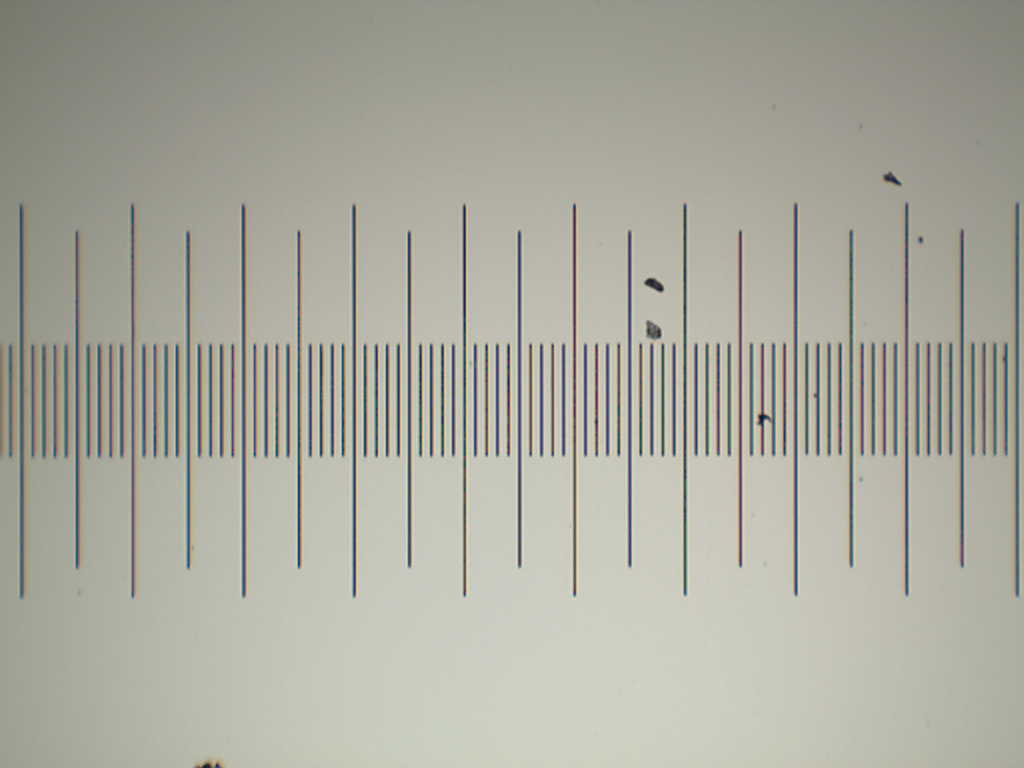
#> input picture data/c728.tif, 1024 x 768 px
$ jupyter execute newtonovy_krouzky.ipynb   (shell and % lines are left out)
#> lines starting #> are read from the running program, lines starting #| are printed output that depends on the picture
# Určení křivosti čočky z obrazu Newtonových kroužků pomocí pythonu
## (Inspirováno úlohou Fyzikální praktika MFF-UK)

## Poznámky k provedení měření
- Je žádoucí dosáhnout rovnoměrného osvětlení zorného pole.
- Obrazy vytvořené mikroskopem je třeba uložit ve formátu, který je možné nahrát do pythonu.
- Pro použitou metodu zpracování je nutné připravit obrazy horizontálně i vertikálně umístěného měřítka.
- Střed kroužků je možné umístit k okraji obrazu - lze tak zaznamenat křivost čočky pro větší vzdálenosti od středu.

## Zpracování dat
Uvedený postup je třeba chápat jako příklad možného zpracování dat. Jednotlivé kroky může být nutné přizpůsobit individuálnímu provedení experimentu.

### Načtení obrazů
K načtení využijeme knihovnu `matplotlib`, která je de-facto standard pro vytváření grafů v pythonu.

[cell 1]
from matplotlib.image import imread
import matplotlib.pylab as pl
pl.rcParams['figure.figsize'] = [15, 5]  # toto je pouze kosmeticka zalezitost

[cell 2]
def nacti_data(jmeno_souboru):
    obraz = imread(jmeno_souboru)[...,0].astype(float)
    return obraz

Funkce `nacti_data()` načte obrázek ve formátu RGB a vrátí kanál R (`[...,0]`) konvertovaný na desetinná čísla (ponechání dat ve formě celých čísel by mohlo vést k výpočetním chybám). Vzhledem k barvě použitého monochromatického světla se kanál R jeví jako optimální volba. Je však možno vybrat i jiné kanály. Případně lze obraz konvertovat do prostoru HSV a použít kanál V:
```
from matplotlib.colors import rgb_to_hsv
obraz = rgb_to_hsv(imread(jmeno_souboru)/255)[...,2]
```

Načtený obraz lze zobrazit pomocí:
```
pl.imshow(obraz)
pl.colorbar()
```
případně
```
pl.pcolormesh(obraz)
pl.colorbar()
```

### Vyhodnocení měřítka
(Předpokládáme rovnoměrné osvětlení obrazu. Pokud obraz není rovnoměrně osvětlen, může být nutné provést korekci, viz příloha A.)

Pro přesné vyhodnocení je nutné nakalibrovat prostorové osy obrazu z mikroskopu pomocí definovaného měřítka (tedy přechod od pixelů k mikrometrům). Použitý postup využívá celý obraz, tedy ne pouze vybraný řez; je tedy nutné kalibrovat jak horizontální tak vertikální osu.

Postup kalibrace spočívá v nalezení píků odpovídajících čarám měřítka. Toto lze provést ručně (viz příloha B), nebo s poněkud menší přesností využít knihovní funkci, např. `scipy.signal.find_peaks_cwt`.

> Pokud lze využít knihovní funkci, využijte ji! Toto rozhodnutí někdy není jednoduché, protože a) nevíte, jaké knihovní funkce jsou dostupné a b) dostupné knihovní funkce nemusí fungovat přesně podle Vašich představ. Nicméně úspora času bývá značná.
> https://pypi.org/project/pypeaks/
> https://pypi.org/project/peakpicker/
> https://pypi.org/project/peak-finder/

Výstupem je pak kalibrační polynom převádějící pozici obrazu v pixelech na pozici v jednotkách měřítka.

[cell 3]
from scipy.signal import find_peaks_cwt
import numpy as np
from numpy.polynomial import Polynomial as poly

def meritko(data, radky, jednotka):
    """
    data: obraz meritka
    radky: pole indexu radku, kde provest kalibraci (pokud meritko neni na vsech radcich obrazu)
    jednotka: vzdalenost car meritka
    """

    MM = []
    for radek in radky:
        # find_peaks_cwt hleda maxima, zatimco cary v obraze jsou
        # minima; [2] reprezentuje ocekavanou sirku piku
        M = find_peaks_cwt(-data[radek], [2])
        MM.append(M)

    #Diky pritomnosti necistot mohou byt nalezeny falesne piky.
    # Radky, kde se to stane, budou vyrazeny. Spravny pocet piku urcime podle nejcastejsi hodnoty.
    NN = [len(it) for it in MM]
    #Nejcastejsi delka
    N = np.bincount(NN).argmax()
    MM = [it for it in MM if len(it)==N]

    #konverze na numpy.ndarray
    MM = np.asarray(MM)

    #pozice car v jednotkach meritka
    xj = np.arange(N)*jednotka

    #a muzeme nafitovat kalibracni polynom
    # np.tile zopakuje osu xj pro kazdy radek z MM
    # cislo 3 dava stupen kalibracniho polynomu
    #  vic nez stupen 3 nema moc smysl, alespon na testovaci data
    P = poly.fit(MM.flat, np.tile(xj, len(MM)), 3)
    # volani P(pozice_px) vrati pozice v jednotkach

    return P

Také je vhodné definovat globální veličiny:

[cell 4]
dilek = 20 # um, vzdalenost car meritka
vlnova_delka = 0.589 # um (pozor, ve stejnych jednotkach jako meritko)

[cell 5]
# download data example files from github repository

Ukázka nalezení píků v obraze měřítka:

[cell 6]
meritkoH = nacti_data("data/c728.tif")
pl.subplot(121)
pl.imshow(meritkoH)
pl.colorbar()
radek = 400
M = find_peaks_cwt(-meritkoH[radek], [2])
#> M = 92 values from 10 to 1017
pl.plot(M, [400]*len(M), "rx")
pl.subplot(122)
pl.imshow(meritkoH, aspect="auto")
pl.colorbar()
radek = 400
M = find_peaks_cwt(-meritkoH[radek], [2])
pl.plot(M, [400]*len(M), "rx")
pl.xlim(400, 450)
pl.ylim(300, 500)

A vlastní vytvoření kalibračních polynomů:
> Jména souborů, vyběr řádků a jednotku je třeba přizpůsobit.
> Výběr řádků lze automatizovat, ale v případně jednoho měření je ruční výběr rychlejší.
> Výběry řádků lze kombinovat, např. `list(range(340, 360))+list(range(380, 450))` nebo uvést výčtem `[385, 390, 415]`.

[cell 7]
meritkoH = nacti_data("data/c728.tif")
PH = meritko(meritkoH, range(350, 450), dilek)
#> after the loop in meritko, `for radek in radky:`: MM = 100 items
#> in meritko, `NN = [len(it) for it in MM]`: NN = 100 values, max 94 at index 87, min 92 at index 0, mean 92.2
#> in meritko, `N = np.bincount(NN).argmax()`: N = 92
#> in meritko, `MM = [it for it in MM if len(it)==N]`: MM = 82 items

meritkoV = nacti_data("data/c731.tif")
#> call 3 of nacti_data, with jmeno_souboru = 'data/c731.tif'
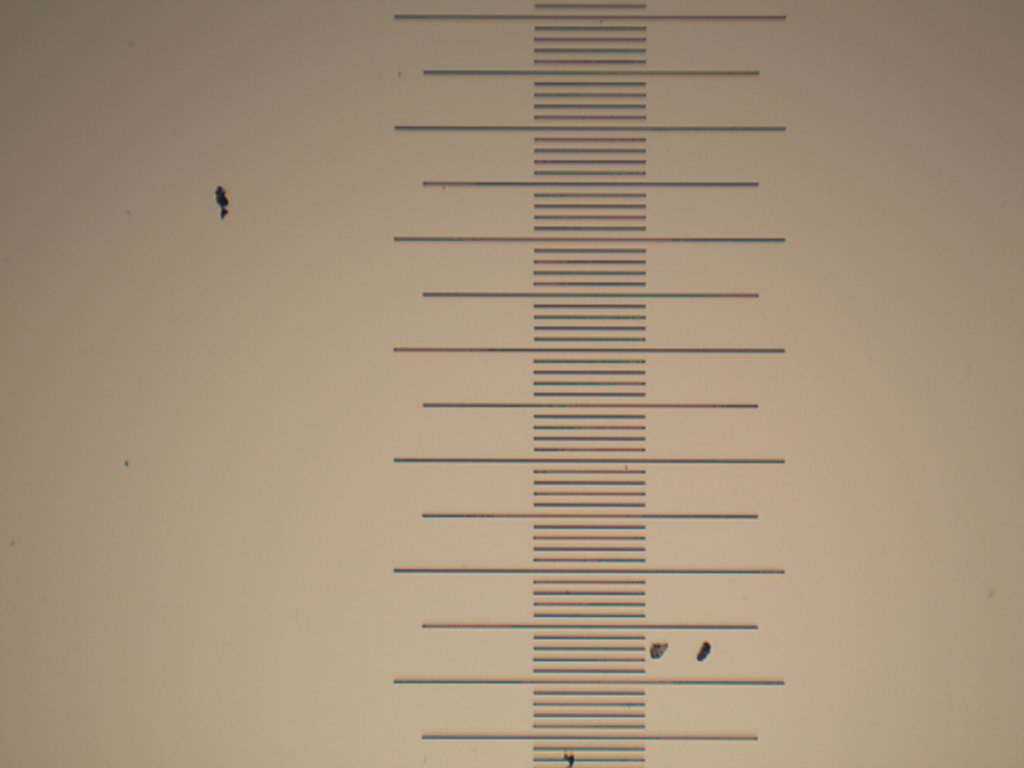
#> input picture data/c731.tif, 1024 x 768 px
# funkce meritko funguje na radcich, obraz je tedy treba transponovat
PV = meritko(meritkoV.T, range(540, 640), dilek)

Za předpokladu, že všechny obrazy jsou stejně velké, lze rovnou vytvořit prostorové osy v jednotkách měřítka:
> Pozor, tato kalibrace předpokládá, že obraz je deformovaný rovnoměrně (tedy PH platí pro všechny řádky a PV pro všechny sloupce). Tento předpoklad nemusí být nutně splněn, zejména na krajích obrazu. V principu lze zobrazit místo lineárního měřítka měřítko mřížkové a definovat transformaci (jx, jy) = tr(px, py).

[cell 8]
xj = PH(np.arange(meritkoV.shape[1]))
#> xj = 1024 values from -18.58 to 1829.6
yj = PV(np.arange(meritkoV.shape[0]))
#> yj = 768 values from -30.93 to 1353.4

Pro další zpracování předpokládáme dokonalou rotační symetrii.

Pro rotační středování je nutné nalézt střed symetrie. To size lze zcela automatizovat, ale jednodušší a rychlejší je střed naléz (alespoň nahrubo) ručně.

[cell 9]
data = nacti_data("data/c734.tif")
#> call 4 of nacti_data, with jmeno_souboru = 'data/c734.tif'
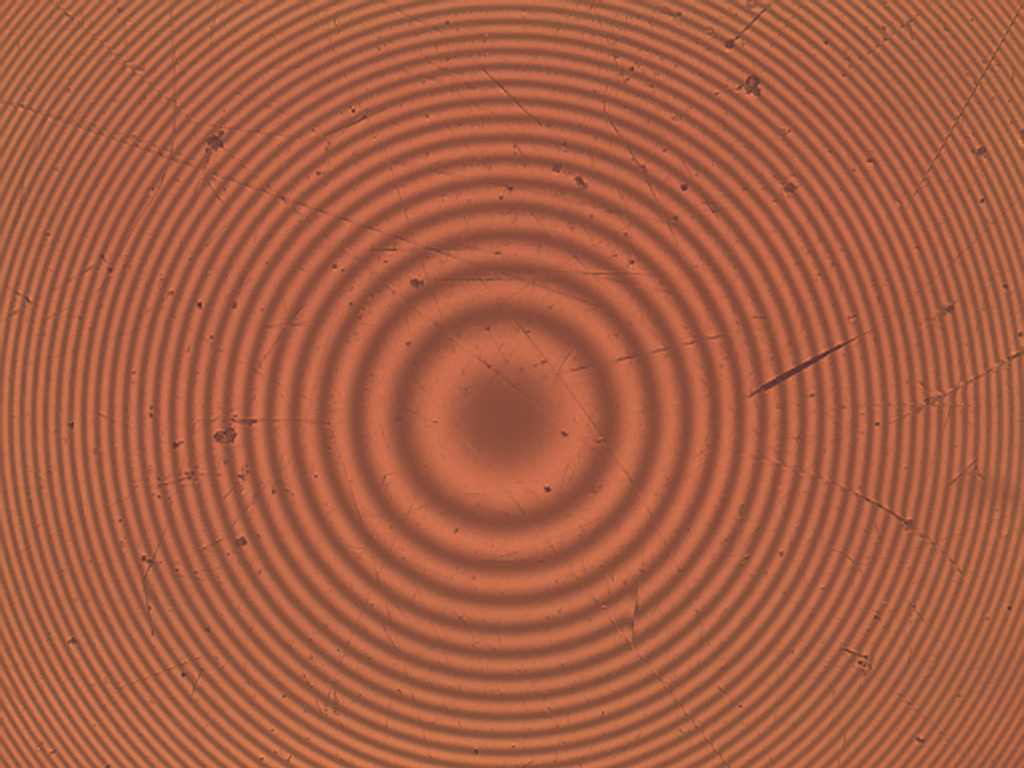
#> input picture data/c734.tif, 1024 x 768 px

pl.pcolormesh(data)
pl.colorbar()

stredH, stredV = 505, 404

K nalezení přesnější pozice středu symetrie využijeme faktu, že obraz by se neměl měnit, pokud ho zrcadlíme podle středu symetrie. Samotné hledání je implementováno s pevným krokem s omezenou přesností. Bylo by možné fitovat, ale v tomto případě se to zdá být zbytečné, neboť dosažená přesnost je dostatečná a výpočetní čas snesitelný.

[cell 10]
def hledej_stred(osa_j, data, stred, P=25):
    """
    osa_j: osa v jednotkach meritka
    stred: priblizna poloha stredu v pixelech
    P: rozsah hledani v pixelech (skutecny stred by mel byt
        v intervalu stred-P, stred+P)
    """
    # kandidati na pozici skutecneho stredu s rozlisenim 0.1pixelu
    t = np.r_[osa_j[stred-P]:osa_j[stred+P]:1j*(P*20+1)]

    # Budeme zrcadlit podle kandidatu na stred a vyhodnocovat prekryv
    # s puvodnim obrazem. Ovsem je nutne zrcadleny obraz interpolovat
    # na puvodni osu.
    def interp2(x, xp, fp):
        # linearni interpolace fp z xp na x
        #hledame x mezi xp a linearni interpolace
        # pro x[k] mezi xp[j] a xp[j+1]
        # fi = fp[j] + (fp[j+1]-fp[j]) * (x[k]-xp[j])/(xp[j+1]-xp[j])
        # fi = fp[j] + np.diff(fp)[j] * (x[k]-xp[j])/np.diff(xp)[j]

        j = np.searchsorted(xp, x)-1
        return fp[:,j] + np.diff(fp)[:,j]*((x-xp[j])/np.diff(xp)[j])

    #Pole pro ulozeni hodnoceni prekryvu
    Res = np.empty_like(t)

    #lehka optimalizace
    data2 = data[:,::-1]

    # testovat mozne stredy
    for j, T in enumerate(t):
        #zrcadleni provedeme pomoci otoceni osy
        osa_jrev = (2*T-osa_j)[::-1]
        #pri zrcadleni neni prekryv pres cely obraz, pokud stred neni
        # uprostred obrazu
        mn, mx = osa_j.searchsorted(osa_jrev[[0,-1]])
        data_rev = interp2(osa_j[mn:mx], osa_jrev, data2)
        #volba normy (abs, **2) je otazka vkusu, resp. by mela
        # probehnout pomoci porovnani na testovaci sade dat
        res = np.abs(data_rev-data[:,mn:mx])
        #z miry shody lze vyradit ustrelene body zpusobene necistotami
        Res[j] = res[res<res.std()].mean()

    #pokud se chcete podivat na hodnoceni kandidatu
    pl.plot(t, Res)

    #lze fitovat a hledat minimum hladke funkce
    #nebo proste vzit minimum (coz muze byt nachylne na lokalni extremy)
    osaj_stred = t[np.asarray(Res).argmin()]

    return osaj_stred #v jednotkach meritka

[cell 11]
#pozice stredu v jednotkach meritka
xj_stred = hledej_stred(xj, data, stredH)
#> in hledej_stred, `t = np.r_[osa_j[stred-P]:osa_j[stred+P]:1j*(P*20+1)]`: t = 501 values from 848.5 to 939.1
#> the loop in hledej_stred, `for j, T in enumerate(t):` made 501 passes
#> (T, mx) on passes 1 to 3: (848.5, 960), (848.7, 960), (848.9, 960)
#> pass 1, in hledej_stred, `res = np.abs(data_rev-data[:,mn:mx])`:
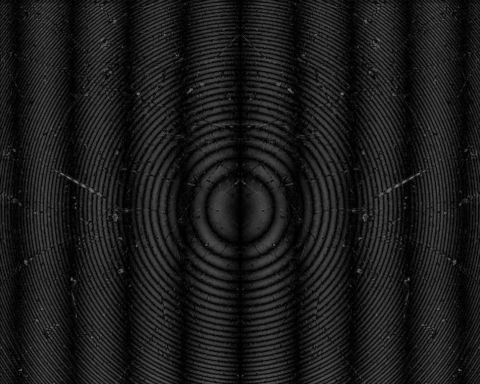
#> res: shape (768, 960) float64 (shown at 1/2 size); min 0, max 142.3, mean 27.3
#> after the loop in hledej_stred, `for j, T in enumerate(t):`: Res = 501 values, max 9.49 at index 285, min 3.53 at index 248, mean 8.61
#> in hledej_stred, `osaj_stred = t[np.asarray(Res).argmin()]`: osaj_stred = 893.4
#> xj_stred = 893.4
yj_stred = hledej_stred(yj, data.T, stredV)
#> call 2 of hledej_stred, with osa_j = array of shape (768,), stred = 404, P = 25
#> in hledej_stred (call 2), `t = np.r_[osa_j[stred-P]:osa_j[stred+P]:1j*(P*20+1)]`: t = 501 values from 652.3 to 743.2
#> in hledej_stred (call 2), `data2 = data[:,::-1]`:
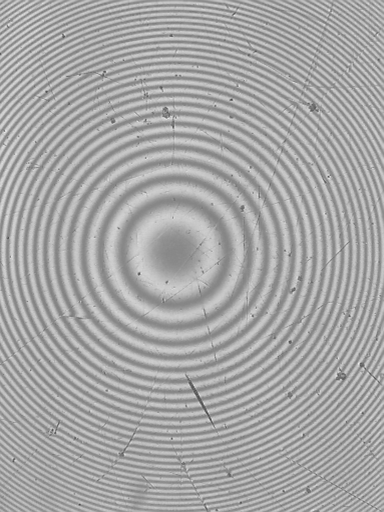
#> data2: shape (1024, 768) float64 (shown at 1/2 size); min 53, max 254, mean 166.1
#> the loop in hledej_stred (call 2), `for j, T in enumerate(t):` made 501 passes
#> (T, mn, mx) on passes 1 to 3: (652.3, 0, 758), (652.5, 0, 758), (652.7, 0, 758)
#> pass 1, in hledej_stred (call 2), `res = np.abs(data_rev-data[:,mn:mx])`:
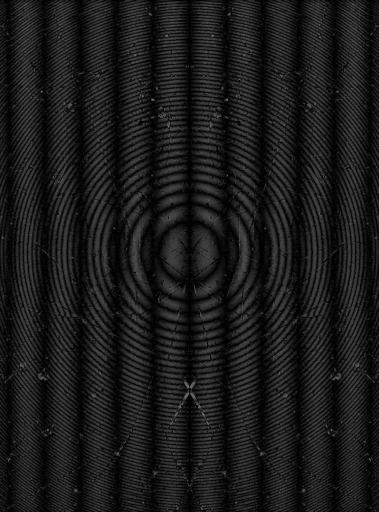
#> res: shape (1024, 758) float64 (shown at 1/2 size); min 0, max 147, mean 27
#> after the loop in hledej_stred (call 2), `for j, T in enumerate(t):`: Res = 501 values, max 9.36 at index 335, min 3.45 at index 385, mean 8.47
#> in hledej_stred (call 2), `osaj_stred = t[np.asarray(Res).argmin()]`: osaj_stred = 722.3
#> yj_stred = 722.3

[cell 12]
#lze zakreslit pouze priblizne
pl.pcolormesh(data)
pl.plot([stredH], [stredV], marker="d", color="red")  # puvodni odhad
pl.hlines(yj.searchsorted(yj_stred)-1, 0, data.shape[1], color="red")
pl.vlines(xj.searchsorted(xj_stred)-1, 0, data.shape[0], color="red")
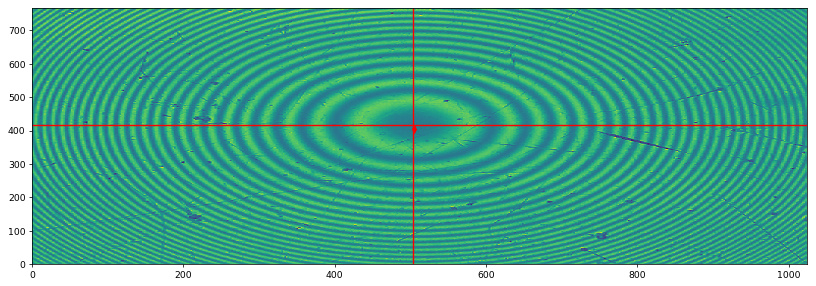
#> figure drawn by matplotlib, 1 panel

Následně provedeme rotační průměrování: pro každý bod obrazu určíme vzdálenost od středu `RO` a přiřadíme příslušnou amplitudu.

Výsledný signál `A(RO)` by měl podle teoretických předpokladů odpovídat vztahu
> `A(RO) = amplituda(RO) * 0.5 * (1 - cos(2*pi*2/vlnova_delka*(d+t(RO)))) + pozadi(RO)`

kde
- `amplituda(RO)` souvisí s intenzitou světla odraženého od jednotlivých rozhraní a určuje hloubku modulace (a neměla by se s `RO` měnit příliš)
- `d` je neznámá minimální mezera mezi čočkou a destičkou, kterou nepotřebujeme určit přesně
- `t(RO)` je tloušťka vrstvy mezi čočkou a destičkou ve vzdálenosti `RO` od středu
- `pozadi(RO)` souvisí s osvětlením zorného pole (a také by se nemělo s `RO` měnit příliš)

Přičemž nás zajímá `t(RO)`, tedy fáze (vnitřek `cos()`).

[cell 13]
RO = []
A = []

for i in range(data.shape[0]):
    for j in range(data.shape[1]):
        RO.append(((xj[j]-xj_stred)**2+(yj[i]-yj_stred)**2)**0.5) #polomer v jednotkach
        A.append(data[i,j])
#> after the loop, A = 786432 items; RO = 786432 items

#usporadani a konverze na np.ndarray
RO, A = np.array(sorted(zip(RO, A))).T

pl.subplot(211)
pl.plot(RO, A, linestyle="", marker="x", markersize=3)
pl.xlabel("RO / [dilek]")
pl.ylabel("A")
pl.subplot(223)
pl.plot(RO[:80000], A[:80000], linestyle="", marker="x", markersize=3)
pl.xlabel("RO / [dilek]")
pl.ylabel("A")
pl.subplot(224)
pl.plot(RO[-2000:], A[-2000:], linestyle="", marker="x", markersize=3)
pl.xlabel("RO / [dilek]")
pl.ylabel("A")

Fázi můžeme určit fitováním; pak ale musíme fitovat i `amplituda(RO)` a `pozadi(RO)`, protože se nám je nejspíše nepodaří odstranit jinak.

Alternativně lze využít vlastnosti Fourierovy transformace. Pro správné fungování potřebuje FFT (Fast Fourier Transform) ekvidistantní `RO` a data tak je třeba částečně vyprůměrovat. Volba délky intervalu `RO` je provedena tak, aby v každém intervalu byly alespoň 3 body. Přičemž předpokládáme, že hustota bodů klesá s rostoucím `RO` (to odpovídá rohům obrázku).

[cell 14]
dRO = RO[-1]-RO[-4]
#> dRO = 2.22
ROE = np.arange(RO[0], RO[-1], dRO)
i = RO.searchsorted(ROE)
#> i = 540 values from 0 to 786429
splitA = np.split(A,i[1:])
#> splitA = 540 items
AE = np.asarray([it.mean() for it in splitA])  # zde by bylo mozne vyradit ustrelene body
#> AE = 540 values, max 200.8 at index 60, min 134.4 at index 84, mean 165.5
ROE = ROE + dRO/2  # posun na stred intervalu
#> ROE = 540 values from 2.09 to 1200.5

pl.subplot(211)
pl.plot(RO, A, linestyle="", marker="x", markersize=1)
pl.plot(ROE, AE, color="red")
pl.xlabel("RO / [dilek]")
pl.ylabel("A")

pl.subplot(223)
pl.plot(RO[:80000], A[:80000], linestyle="", marker="x", markersize=1)
pl.plot(ROE[:130], AE[:130], color="red")
pl.xlabel("RO / [dilek]")
pl.ylabel("A")

pl.subplot(224)
pl.plot(RO[-2000:], A[-2000:], linestyle="", marker="x", markersize=1)
pl.plot(ROE[-30:], AE[-30:], color="red")
pl.xlabel("RO / [dilek]")
pl.ylabel("A")

Samotný trik pro určení fáze funguje tak, že se provede FFT a následně se zruší absolutní člen a záporné frekvence. Zpětná FFT pak rekonstruuje signál (posunutý k nulové amplitudě), ale v komplexních číslech. Fázi pak můžeme určit přímo. Metoda funguje dobře i pro určité fluktuace `amplituda(RO)` a `pozadi(RO)`, které tak můžeme ignorovat (ovšem nesmí se to přehánět).

[cell 15]
ft = np.fft.fft(AE)
ft_back = np.array(ft)
N = len(ft)//2
#> N = 270
ft[N:] = 0
ft[0] = 0

# pro udrzeni amplitudy je nutne kompenzovat
ft *= 2

AE2 = np.fft.ifft(ft)
pl.subplot(211)
pl.plot(ROE, AE, color="red")
pl.plot(ROE, AE2.real, color="green")
pl.plot(ROE, AE2.imag, color="lime", alpha=0.5)
pl.xlabel("RO / [dilek]")
pl.ylabel("A")

#fazi urcime jednoduse z komplexni verze signalu
faze = np.unwrap(np.angle(AE2))
#> faze = 540 values, max 247.4 at index 537, min 2.18 at index 0, mean 85.99

pl.subplot(212)
pl.plot(np.abs(ft_back), color="red")
pl.plot(np.abs(ft), color="green")
pl.ylim(0, 3000)
pl.xlabel("frekvence oscilaci v prostoru / (laskavy ctenar promine nevyjadrovani jednotek)")
pl.ylabel("amplituda Fourierovy transformace A")

Samotnou tloušťku vrstvy vzduchu mezi čočkou a destičkou určíme z fáze přímočaře:
> `faze = 2*pi*2/vlnova_delka * (d + t(ROE))`
` t(ROE) = faze * vlnova_delka / (4*pi) - d`

[cell 16]
vrstva = faze * vlnova_delka / (4*np.pi) # = d + t(RE)
#> vrstva = 540 values, max 11.6 at index 537, min 0.102 at index 0, mean 4.03

pl.plot(ROE, vrstva, label="vrstva")
pl.xlabel("polomer obrazu / [dilek]")
pl.ylabel("tloustka vrstvy / [dilek]")

Tloušťku vrstvy mezi čočkou a destičkou můžeme považovat za experimentálně určenou (metoda bude fungovat i pro nesférickou čočku pokud bude splněn předpoklad rotační symetrie). Lze i ověřit, jestli je čočka kulová pomocí fitování příslušného modelu.

> `vrstva = R - (R**2 - ROE**2)**0.5 + d`

kde `R` je poloměr křivosti čočky.

[cell 17]
from scipy.optimize import curve_fit
#Optimalizacni funkce scipy.optimize.curve_fit umoznuje pri fitovani
# zohlednit nejistotu vstupnich dat (zavisle promenne) a to i absolutne.
# To zde nedelame. Zvidavy ctenar muze snadno doplnit.
#pozn: pokud potrebujete zohlednit i nejistoty nezavisle promenne,
# podivejte se na https://stackoverflow.com/a/26085136

def model(ro, R, d):
    return d+R-(R**2-ro**2)**0.5

#Odhad pocatecnich parametru
# d+R-(R**2-ro**2)**0.5
# ro = 0 -> y = d
# vrstva[-1] = d0 + R-(R**2-ROE[-1]**2)**0.5
# (vrstva[-1] - d0 - R)**2 = R**2-ROE[-1]**2
# (vrstva[-1] - d0)**2 - 2* (vrstva[-1] - d0) * R + R**2 = R**2 - ROE[-1]**2
#  R  = (ROE[-1]**2 + (vrstva[-1] - d0)**2) / (2* (vrstva[-1] - d0))
d0 = vrstva[0]
#> d0 = 0.102
R0 = (ROE[-1]**2 + (vrstva[-1] - d0)**2) / (2* (vrstva[-1] - d0))
#> R0 = 62955.9
p0 = (R0, d0) #pozor, R musi byt vetsi nez maximalni RO
#> p0 = (62955.9, 0.102)

p, pcov = curve_fit(model, ROE, vrstva, p0, absolute_sigma=True)
#> p = [62119.6, 0.153]; pcov = [[595110.8, 37.15], [37.15, 0.00417]]
perr = np.sqrt(np.diag(pcov))
#> perr = [771.4, 0.0646]
#Pozor, takto urcene nejistoty parametru fitu sice zohlednuji nejistotu
# vstupnich dat, ale nemusi byt vzdy realisticke, zejmena pokud jsou
# parametry modelu silne korelovane.


#jednotky parametru fitu odpovidaji jednotkam meritka a vlnove delky
pl.subplot(211)
pl.plot(ROE, model(ROE, *p),
        label="fit: R={0:.3f}+-{2:.3f}, d={1:.3f}+-{3:.3f}".format(*p, *perr))
#je vhodne se podivat na rezidua - tak se nejlepe projevi (ne)vhodnost modelu
pl.plot(ROE, vrstva - model(ROE, *p), label="rezidua")
pl.plot(ROE, vrstva, label="vrstva")
pl.xlabel("polomer obrazu / [dilek]")
pl.ylabel("tloustka vrstvy / [dilek]")
pl.legend()

# Rezidua zachycuji odchylky urceneho prubehu od modelu.
# Odchylky mohou byt zpusobeny bud chybami mereni anebo nedokonalosti cocky samotne.
pl.subplot(212)
pl.plot(ROE, vrstva - model(ROE, *p), label="rezidua")
pl.xlabel("polomer obrazu / [dilek]")
pl.ylabel("rezidua / [dilek]")
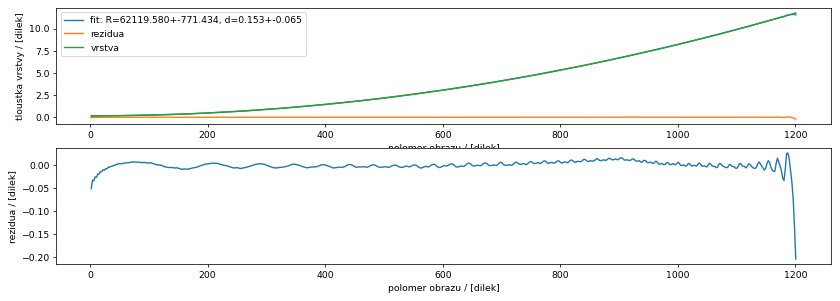
#> figure drawn by matplotlib, 2 panels; panel 1: curve peaks at x = 1200.5, y = 11.75; panel 1: curve peaks at x = 1187.1, y = 0.0272; panel 1: curve peaks at x = 1196, y = 11.6; panel 2: curve peaks at x = 1187.1, y = 0.0272
